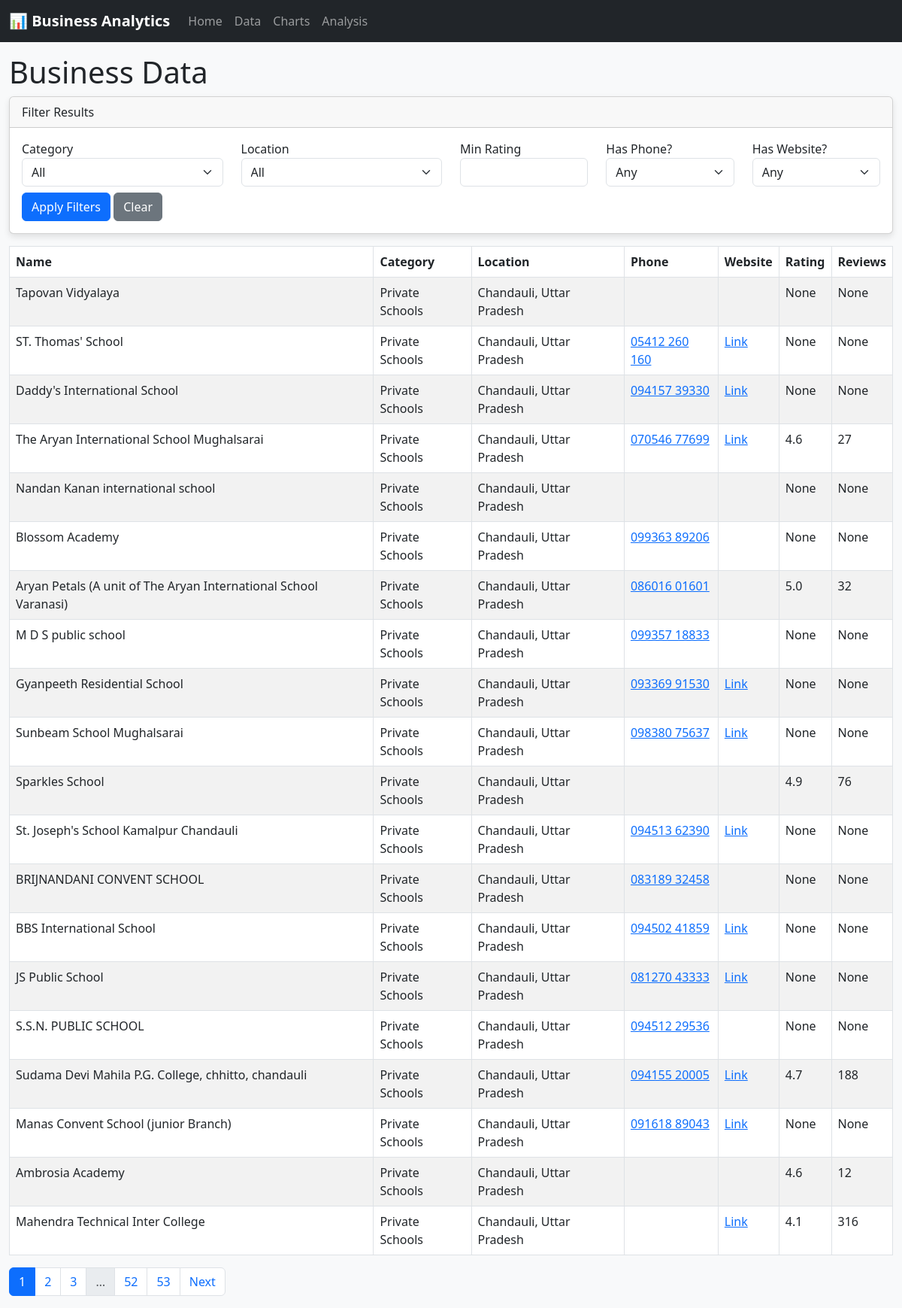
Page /data on the committed database.
### business_dashboard/app.py (models this page shows)
class Business(db.Model):
    __tablename__ = 'businesses'
    id = db.Column(db.Integer, primary_key=True)
    data_id = db.Column(db.String, unique=True)
    name = db.Column(db.String)
    category = db.Column(db.String)
    location = db.Column(db.String)
    phone = db.Column(db.String)
    website = db.Column(db.String)
    rating = db.Column(db.Float)
    reviews = db.Column(db.Integer)
    address = db.Column(db.String)
    hours = db.Column(db.String)
    gps_coordinates = db.Column(db.String)
    fetched_at = db.Column(db.DateTime, server_default=db.func.now())

### business_dashboard/app.py (the view)
@app.route('/data')
def data():
    page = request.args.get('page', 1, type=int)
    per_page = 20
    query = get_filtered_query(request.args)
    pagination = query.paginate(page=page, per_page=per_page, error_out=False)
    businesses = pagination.items
    categories = db.session.query(Business.category).distinct().all()
    locations = db.session.query(Business.location).distinct().all()
    return render_template('data.html',
                           businesses=businesses,
                           pagination=pagination,
                           categories=[c[0] for c in categories],
                           locations=[l[0] for l in locations],
                           filters=request.args)

### business_dashboard/app.py (called while the page is built)
def get_filtered_query(args):
    query = Business.query
    if 'category' in args and args['category']:
        query = query.filter(Business.category == args['category'])
    if 'location' in args and args['location']:
        query = query.filter(Business.location == args['location'])
    if 'min_rating' in args and args['min_rating']:
        query = query.filter(Business.rating >= float(args['min_rating']))
    if 'has_phone' in args and args['has_phone'] == 'yes':
        query = query.filter(Business.phone.isnot(None))
    if 'has_website' in args and args['has_website'] == 'yes':
        query = query.filter(Business.website.isnot(None))
    return query

### business_dashboard/templates/data.html (shortened to what this page needs)
{% extends 'base.html' %}
{% block content %}
<h1>Business Data</h1>
<div class="card mb-3">
    <div class="card-header">Filter Results</div>
    <div class="card-body">
        <form method="get" action="/data">
            <div class="row">
                <div class="col-md-3">
                    <label>Category</label>
                    <select name="category" class="form-select">
                        <option value="">All</option>
                    </select>
                </div>
                <div class="col-md-3">
                    <label>Location</label>
                    <select name="location" class="form-select">
                        <option value="">All</option>
                    </select>
                </div>
                <div class="col-md-2">
                    <label>Min Rating</label>
                    <input type="number" step="0.1" min="0" max="5" name="min_rating" class="form-control" value="{{ filters.get('min_rating', '') }}">
                </div>
                <div class="col-md-2">
                    <label>Has Phone?</label>
                    <select name="has_phone" class="form-select">
                        <option value="">Any</option>
                    </select>
                </div>
                <div class="col-md-2">
                    <label>Has Website?</label>
                    <select name="has_website" class="form-select">
                        <option value="">Any</option>
                    </select>
                </div>
            </div>
            <button type="submit" class="btn btn-primary mt-2">Apply Filters</button>
            <a href="/data" class="btn btn-secondary mt-2">Clear</a>
        </form>
    </div>
</div>
<table class="table table-striped table-bordered">
    <thead>
        <tr>
            <th>Name</th>
            <th>Category</th>
            <th>Location</th>
            <th>Phone</th>
            <th>Website</th>
            <th>Rating</th>
            <th>Reviews</th>
        </tr>
    </thead>
    <tbody>
        {% for biz in businesses %}
        <tr>
            <td>{{ biz.name }}</td>
            <td>{{ biz.category }}</td>
            <td>{{ biz.location }}</td>
            <td>{% if biz.phone %}<a href="tel:{{ biz.phone }}">{{ biz.phone }}</a>{% endif %}</td>
            <td>{% if biz.website %}<a href="{{ biz.website }}" target="_blank">Link</a>{% endif %}</td>
            <td>{{ biz.rating }}</td>
            <td>{{ biz.reviews }}</td>
        </tr>
        {% endfor %}
    </tbody>
</table>
<nav>
    <ul class="pagination">
        {% for page_num in pagination.iter_pages(left_edge=2, right_edge=2, left_current=2, right_current=2) %}
            {% if page_num %}
                {% if page_num == pagination.page %}
                <li class="page-item active"><span class="page-link">{{ page_num }}</span></li>
                {% else %}
                <li class="page-item"><a class="page-link" href="{{ url_for('data', page=page_num, **filters) }}">{{ page_num }}</a></li>
                {% endif %}
            {% else %}
                <li class="page-item disabled"><span class="page-link">…</span></li>
            {% endif %}
        {% endfor %}
        {% if pagination.has_next %}
        <li class="page-item"><a class="page-link" href="{{ url_for('data', page=pagination.next_num, **filters) }}">Next</a></li>
        {% endif %}
    </ul>
</nav>
{% endblock %}

### business_dashboard/templates/base.html (shortened to what this page needs)
<!DOCTYPE html>
<html lang="en">
<head>
    <link href="https://cdn.jsdelivr.net/npm/bootstrap@5.3.0/dist/css/bootstrap.min.css" rel="stylesheet">
    <link rel="stylesheet" href="{{ url_for('static', filename='css/style.css') }}">
</head>
<body>
    <nav class="navbar navbar-expand-lg navbar-dark bg-dark">
        <div class="container-fluid">
            <a class="navbar-brand" href="/">📊 Business Analytics</a>
            <div class="collapse navbar-collapse" id="navbarNav">
                <ul class="navbar-nav">
                    <li class="nav-item"><a class="nav-link" href="/">Home</a></li>
                    <li class="nav-item"><a class="nav-link" href="/data">Data</a></li>
                    <li class="nav-item"><a class="nav-link" href="/charts">Charts</a></li>
                    <li class="nav-item"><a class="nav-link" href="/analysis">Analysis</a></li>
                </ul>
            </div>
        </div>
    </nav>
    <div class="container-fluid mt-3">
        {% block content %}{% endblock %}
    </div>
</body>
</html>

### business_dashboard/static/css/style.css (style rules this page uses)
body { font-family: 'Segoe UI', Tahoma, Geneva, Verdana, sans-serif; background-color: #f8f9fa; }
.navbar-brand { font-weight: bold; }
.card { box-shadow: 0 4px 8px rgba(0,0,0,0.1); transition: 0.3s; }

### rows in the picture
Business: name "Tapovan Vidyalaya", category "Private Schools", location "Chandauli, Uttar Pradesh", rating "None", reviews "None"
Business: name "ST. Thomas' School", category "Private Schools", location "Chandauli, Uttar Pradesh", phone "05412 260 160", rating "None", reviews "None"
Business: name "Daddy's International School", category "Private Schools", location "Chandauli, Uttar Pradesh", phone "094157 39330", rating "None", reviews "None"
Business: name "The Aryan International School Mughalsarai", category "Private Schools", location "Chandauli, Uttar Pradesh", phone "070546 77699", rating "4.6", reviews "27"
Business: name "Nandan Kanan international school", category "Private Schools", location "Chandauli, Uttar Pradesh", rating "None", reviews "None"
Business: name "Blossom Academy", category "Private Schools", location "Chandauli, Uttar Pradesh", phone "099363 89206", rating "None", reviews "None"
Business: name "Aryan Petals (A unit of The Aryan International School Varanasi)", category "Private Schools", location "Chandauli, Uttar Pradesh", phone "086016 01601", rating "5.0", reviews "32"
Business: name "M D S public school", category "Private Schools", location "Chandauli, Uttar Pradesh", phone "099357 18833", rating "None", reviews "None"
Business: name "Gyanpeeth Residential School", category "Private Schools", location "Chandauli, Uttar Pradesh", phone "093369 91530", rating "None", reviews "None"
Business: name "Sunbeam School Mughalsarai", category "Private Schools", location "Chandauli, Uttar Pradesh", phone "098380 75637", rating "None", reviews "None"
Business: name "Sparkles School", category "Private Schools", location "Chandauli, Uttar Pradesh", rating "4.9", reviews "76"
Business: name "St. Joseph's School Kamalpur Chandauli", category "Private Schools", location "Chandauli, Uttar Pradesh", phone "094513 62390", rating "None", reviews "None"
Business: name "BRIJNANDANI CONVENT SCHOOL", category "Private Schools", location "Chandauli, Uttar Pradesh", phone "083189 32458", rating "None", reviews "None"
Business: name "BBS International School", category "Private Schools", location "Chandauli, Uttar Pradesh", phone "094502 41859", rating "None", reviews "None"
Business: name "JS Public School", category "Private Schools", location "Chandauli, Uttar Pradesh", phone "081270 43333", rating "None", reviews "None"
Business: name "S.S.N. PUBLIC SCHOOL", category "Private Schools", location "Chandauli, Uttar Pradesh", phone "094512 29536", rating "None", reviews "None"
Business: name "Sudama Devi Mahila P.G. College, chhitto, chandauli", category "Private Schools", location "Chandauli, Uttar Pradesh", phone "094155 20005", rating "4.7", reviews "188"
Business: name "Manas Convent School (junior Branch)", category "Private Schools", location "Chandauli, Uttar Pradesh", phone "091618 89043", rating "None", reviews "None"
Business: name "Ambrosia Academy", category "Private Schools", location "Chandauli, Uttar Pradesh", rating "4.6", reviews "12"
Business: name "Mahendra Technical Inter College", category "Private Schools", location "Chandauli, Uttar Pradesh", rating "4.1", reviews "316"

### other values in the picture
{{ page_num }} "1"
{{ page_num }} "2" "3" "52" "53"
